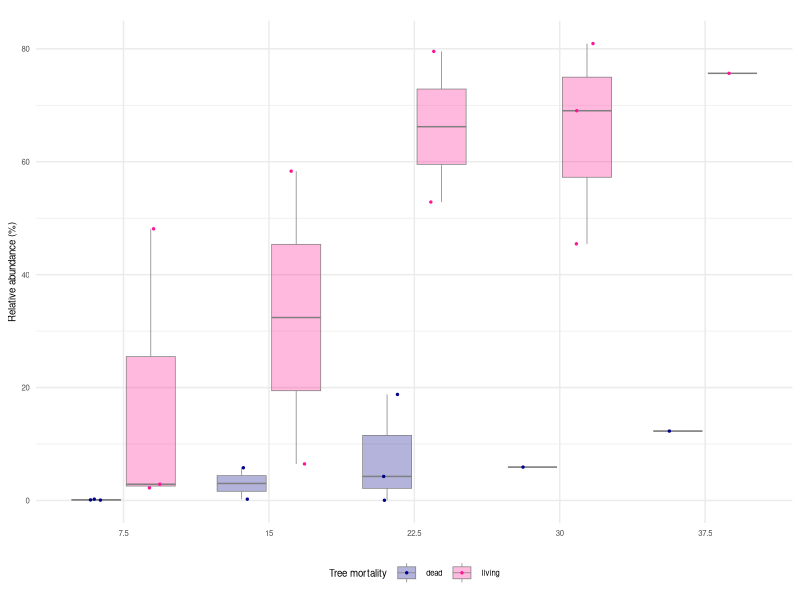

Source code (R): (Note: this script raises an error after producing the figure.)
## ---- chunk 1
knitr::opts_chunk$set(echo = TRUE)
## ---- chunk 2
library(tidyverse)
library(gridExtra)
library(ggpubr)
## ---- chunk 3
RNA_based_fungal_trait_relabund <- read.csv("../../Analysis/Microbial Communities/Imputed Biomass/Results/RNA_based_fungal_trait_relabund_mip.csv")
RNA_fungal_trait_biomass <- read.csv("../../Analysis/Microbial Communities/Imputed Biomass/Results/RNA_based_fungal_trait_biomass_mip.csv")
## ---- chunk 4
relab.discrete.depth = mutate(RNA_based_fungal_trait_relabund, core_bottom_depth_cm = as.character(core_bottom_depth_cm)) # make a dataframe in which depth is a discrete variable
relab.discrete.depth$core_bottom_depth_cm <- factor(relab.discrete.depth$core_bottom_depth_cm, levels=c("7.5", "15", "22.5", "30", "37.5", "45")) # put the levels of depth in order
## ---- chunk 5
xvar = relab.discrete.depth$core_bottom_depth_cm
  
boxplot = geom_boxplot( # add boxplot layer
                        alpha = 0.3, #make fill mostly transparent
                       color = "gray50", 
                       linewidth = 0.25
                       ) 
#linecolor = scale_color_manual(name = "Tree mortality", values = c("mediumblue", "lightpink2"))

points = geom_jitter( # add raw datapoint layer
                      size = 0.5, 
                     position = position_jitterdodge(jitter.width = 0.15, dodge.width = 0.75) # Dodge so living and dead points are separated and overlay their boxplots. Jitter optional.
                     ) 

fillcolor = scale_fill_manual(name = "Tree mortality", values = c("darkblue", "deeppink")) # color the semi-transparent box fill, name legend

dotlinecolor = scale_color_manual(name = "Tree mortality", values = c("darkblue", "deeppink")) # color the points and lines, name legend consistently

background = theme_minimal() # visually simplify background

xaxislabel = xlab("") # set x-axis label

theme = theme(text = element_text(size = 7), # set font size
              plot.margin = margin(t = 15, r = 5.5, b = 5.5, l = 5.5), # set margin widths: widen left margin of each plot so the panel labels can fit in top left. 5.5 is default pt size for margins in ggplot.
              axis.title.x = element_blank(), # no x-axis, if doing shared x-axis later
              legend.position = "bottom"
)

ymax = ylim(0, 2050) # for bac and fun panels only: set common y-axis limit to enable side-by-side comparison 

add_leg_box = theme( # optional: add to whichever panel the legend grob gets grabbed from so the final legend has a box around it 
    legend.background = element_rect(
      color = "black",
      linewidth = 0.4,
      linetype = "solid"
    )
  )

legend = theme(legend.position = "none")
## ---- chunk 6
# make boxplot: 
relab = ggplot(relab.discrete.depth, aes(x = core_bottom_depth_cm, y = 100*ectomycorrhizal, fill = Tree_Health, color = Tree_Health)) + # 'ectomycorrhizal' is a proportion; 100*ectomycorrhizal is a percentage
  dotlinecolor +
  boxplot +
  points +
  fillcolor +
  background +
  xaxislabel +
  ylab("Relative abundance (%)") +
  theme

relab
## ---- chunk 7
# make imputed biomass half of the figure
imputed.discrete.depth = mutate(RNA_fungal_trait_biomass, core_bottom_depth_cm = as.character(core_bottom_depth_cm)) # make a dataframe in which depth is a discrete variable
imputed.discrete.depth$core_bottom_depth_cm <- factor(discrete.depth$core_bottom_depth_cm, levels=c("7.5", "15", "22.5", "30", "37.5", "45")) # put the levels of depth in order

# make boxplot:
mass = ggplot(imputed.discrete.depth, aes(x = core_bottom_depth_cm, y = ectomycorrhizal, fill = Tree_Health, color = Tree_Health)) + # 'ectomycorrhizal' is a proportion; 100*ectomycorrhizal is a percentage
  boxplot +
  points +
  fillcolor +
  dotlinecolor +
  background +
  xaxislabel +
  ylab("Imputed biomass (ng PLFA / g soil)") +
  theme

mass
## ---- chunk 8
# make combined figure with each boxplot as a panel 

supFig4 = ggpubr::ggarrange(
  mass, relab, # list of boxplots
  labels = c("A", "B"), 
  font.label = list(size = 10, color = "black", face = "bold", family = NULL),
  widths = c(5,5),
 # label.x = 0.25,
  #label.y = 1.02,
  common.legend = TRUE, # same legend showing how color maps to tree mortality
  legend = "right", # common legend sits above boxplot panels
  align = "hv", # Align boxplots, horizontally and vertically
  nrow = 1 # boxplots arranged in a single row
)
supFig4
## ---- chunk 9
supFig4_sharedxlab <- annotate_figure(supFig4,
                bottom = text_grob("Core bottom depth (cm)                       ", color = "black", size = 7))
supFig4_sharedxlab
## ---- chunk 10
supFig4_caption <- annotate_figure(supFig4_sharedxlab,
                top = text_grob("Supplementary Figure 5. Box and whisker plots showing the distribution of imputed biomass (A) and relative \n abundance (B) of ectomycorrhizal fungi across discrete soil depths. Imputed biomass was calculated as: \n the proportion of the fungal community (as measured by 16S rRNA metabarcoding) assigned to the ectomycorrhizal \n primary lifestyle * total living fungal biomass as measured by PLFA. Relative abundance \n was calculated as the proportion of the fungal community assigned to the ectomycorrhizal primary lifestyle * 100. \n Box boundaries are the first and third quartiles. Individual data points are overlayed; sample size \n is variable between boxes due to complications with RNA extraction and amplification for metabarcoding.", color = "black", size = 7))
supFig4_caption
## ---- chunk 11
# set size and resolution parameters

# requirements: 1000 ppi (pixels per inch), 140 mm wide
# 1 inch = 0.0393701 mm, 1 mm = 25.4 inches

ppi = 1000

w_mm = 140
hw_ratio = 4/5 # arbitrary

h_mm = w_mm*hw_ratio
w_i = w_mm/25.4
h_i = h_mm/25.4
## ---- chunk 12
# create the jpg figure file in this results folder and in the Figures folder

png("Results/Supplementary_Figure_4_ecm_biomass_relabund_by_depth.png", width = w_i * ppi, height = h_i * ppi, res = ppi)

supFig4_caption
dev.off()
## ---- chunk 13
# create the jpg figure file in this results folder and in the Figures folder

jpeg("Results/Supplementary_Figure_4_ecm_biomass_relabund_by_depth.jpg", width = w_i * ppi, height = h_i * ppi, res = ppi)

supFig4_caption
dev.off()
